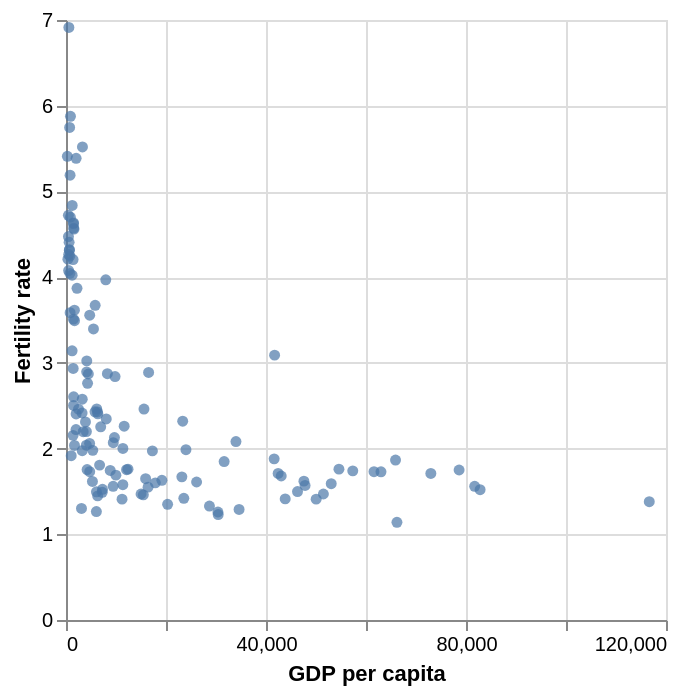

Notebook code cell kept with this figure:
### Markdown cell above
With respect to GDP, we observe a relationship that resembles a multiplicative inverse, where fertility rates decrease as GDP per capita increases, approaching a lower limit of 1. 

The rate of decrease is steeper in the [0, 40,000] range and slows thereafter, suggesting that fertility rates drop more rapidly at lower income levels but stabilize as GDP reaches higher thresholds.

### Code cell
base = alt.Chart(data)
    
scatter_gdp = base.mark_circle().encode( 
    x = alt.X("gdp_percap:Q",
              scale = alt.Scale(zero = False),
              title = "GDP per capita"), 
    y = alt.Y("fertility_total:Q",
              title = "Fertility rate")
).properties(
    width = 300,
    height = 300)

scatter_gdp

### Figure 1 — Vega-Lite specification as saved in the notebook (floating-point values rounded to 4 significant figures; data arrays with more than 128 entries replaced by an {"elided": "..."} marker saying what was removed)
{"$schema": "https://vega.github.io/schema/vega-lite/v4.17.0.json", "config": {"view": {"continuousHeight": 300, "continuousWidth": 400}}, "data": {"name": "data-6cd1456596c1f74e121582c365026ae5"}, "datasets": {"data-6cd1456596c1f74e121582c365026ae5": {"elided": "129 records"}}, "encoding": {"x": {"field": "gdp_percap", "scale": {"zero": false}, "title": "GDP per capita", "type": "quantitative"}, "y": {"field": "fertility_total", "title": "Fertility rate", "type": "quantitative"}}, "height": 300, "mark": "circle", "width": 300}
